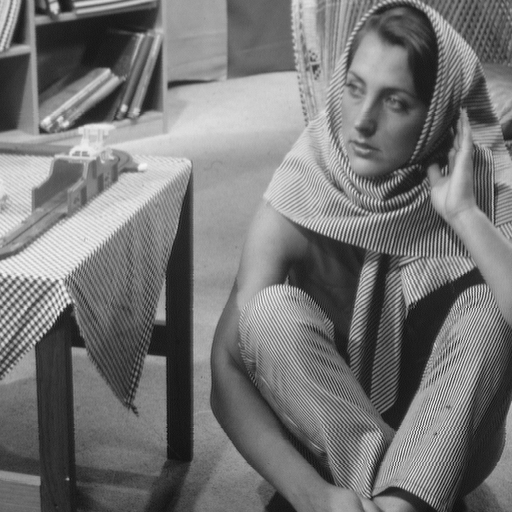
%> input picture ELEC498/2D Fourier Analysis/barbara.png, 512 x 512 px
$ octave q1aa.m   (GNU Octave 9; MATLAB toolbox functions it lacks are replaced by stand-ins)
%> lines starting %> are read from the running program, lines starting %| are printed output that depends on the picture
%q1aa

clear
clc
clf

I1=imread('barbara.png');
%> I1 is the input picture: size 512x512 uint8; min 12, max 246, mean 117.4
%imshow(I1); %command to test for corrupt image
I1g=I1(:,:); %third parameter is r, g, or b ,=1, 2, 3. pick none
%imshow(I1g); %result: gives greyscale
I1gdub=im2double(I1g); %uint8 to double
%imshow(I1dub);
%ft=fftshift( fft2(I1gdub) );
ft=fftshift(fft2(I1gdub));
z=log( abs(ft) );
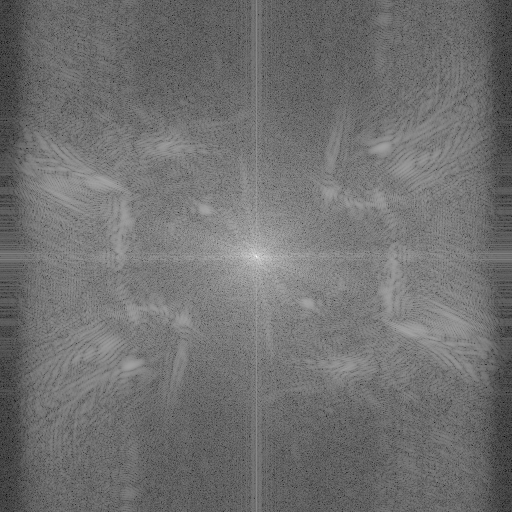
%> z: size 512x512 double; min -4.79, max 11.7, mean 2.51; drawn with min black and max white
p=angle(ft);
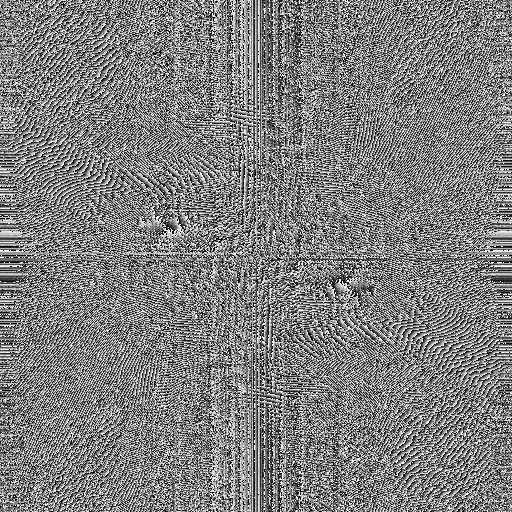
%> p: size 512x512 double; min -3.14, max 3.14, mean -5.42e-19; drawn with min black and max white

subplot(2,2,1);
imshow(I1);
title('Original');

subplot(2,2,2);
imshow(I1gdub);
title('Data Conversion to double');

subplot(2,2,3);
imshow(z);
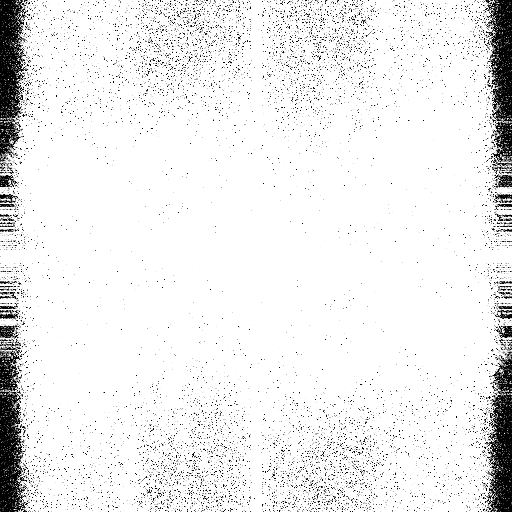
%> displayed picture: size 512x512, on the screen's scale of 0 to 255; min 0, max 255, mean 236.1
title('Magnitude');

subplot(2,2,4);
imshow(p);
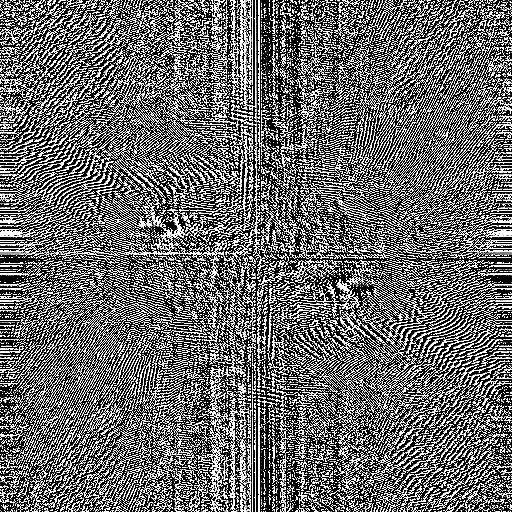
%> displayed picture: size 512x512, on the screen's scale of 0 to 255; min 0, max 255, mean 106.8
title('Phase Angle');
%saveas(gcf,'q1aa.png')

$ run again, with ELEC498/2D Fourier Analysis/p1img.png copied over ELEC498/2D Fourier Analysis/barbara.png
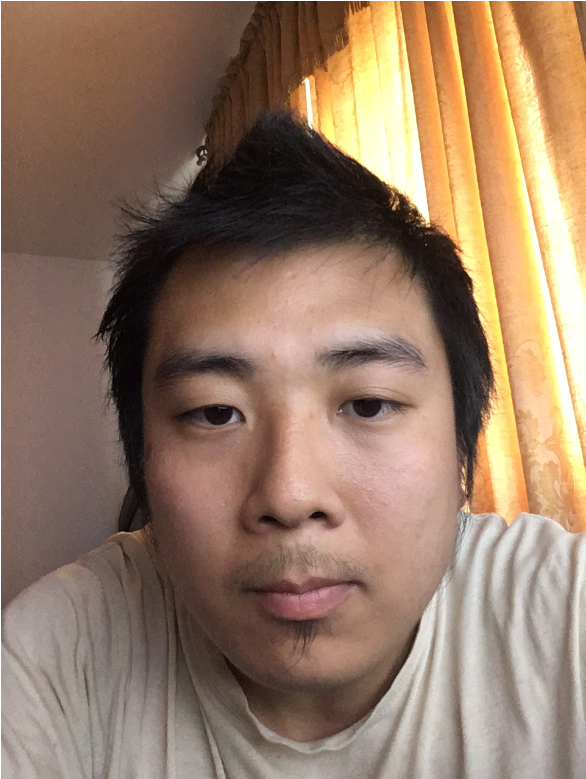
%> input picture ELEC498/2D Fourier Analysis/p1img.png, 586 x 779 px
%> I1 is the input picture: size 779x586x3 uint8; mean R, G, B 149.4, 122.5, 101.6
%> `z=log( abs(ft) );`:
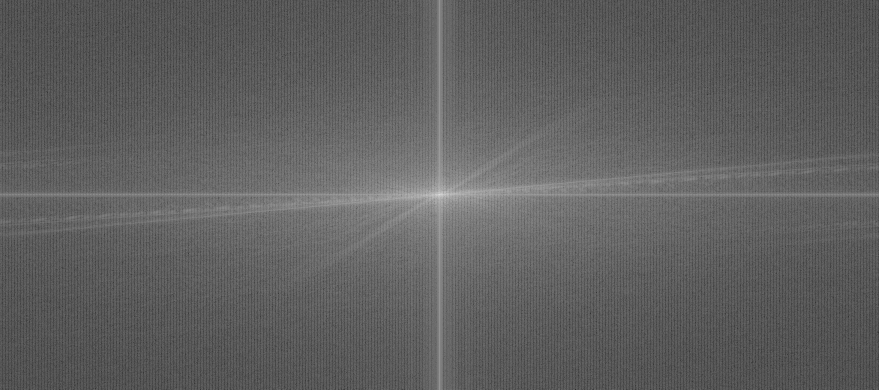
%> z: size 779x1758 double (shown at 1/2 size); min -5.23, max 13.41, mean 1.79; drawn with min black and max white
%> `imshow(p);`:
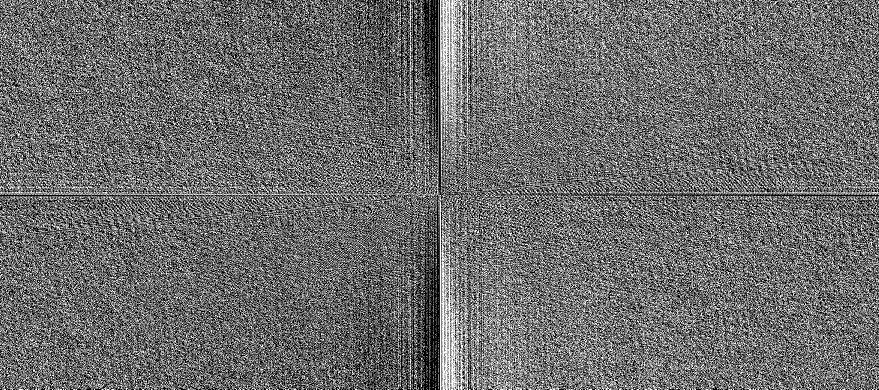
%> displayed picture: size 779x1758, on the screen's scale of 0 to 255 (shown at 1/2 size); min 0, max 255, mean 107.9
